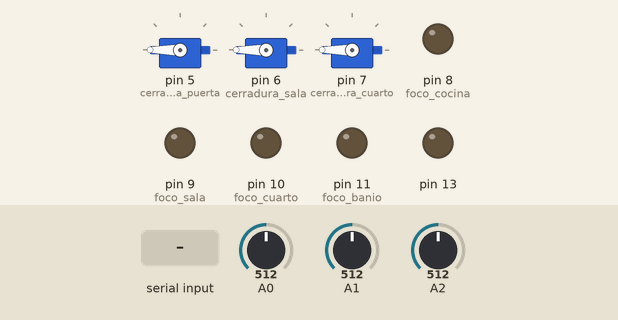
Bench run of a sketch on a simulated Arduino Uno, built with avr-gcc and run on an emulated ATmega328P. Parts: 3 × servo, output pins drawn as LEDs (lit = HIGH). Inputs (shaded band) come from the test bench; at power-on: A0 = 512, A1 = 512, A2 = 512.

Above: at 2.2 s.
2.3 s: "FC1" received over Serial
At 4.5 s:
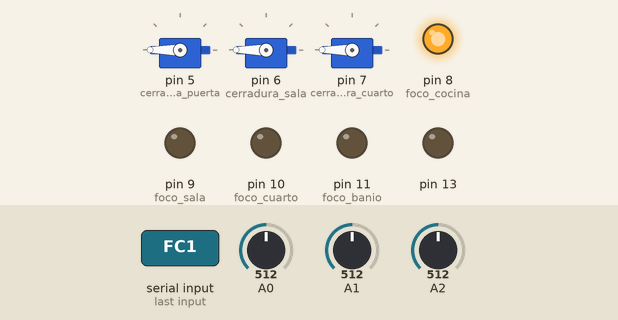
4.8 s: "FS1" received over Serial
At 6.9 s:
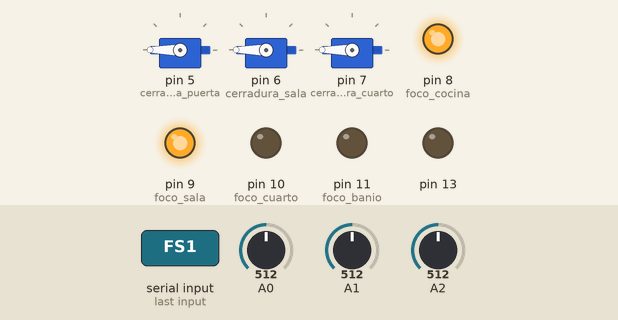
7.3 s: "FC0" received over Serial
At 9.1 s:
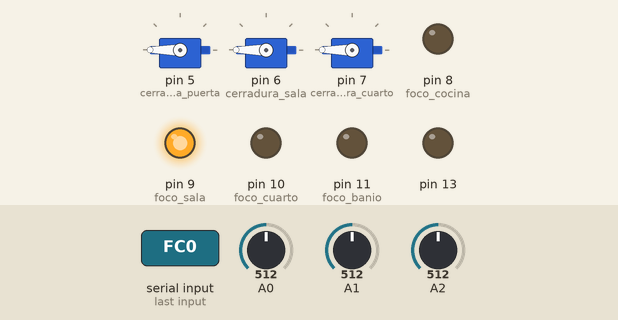
9.8 s: "FR1" received over Serial
At 11.3 s:
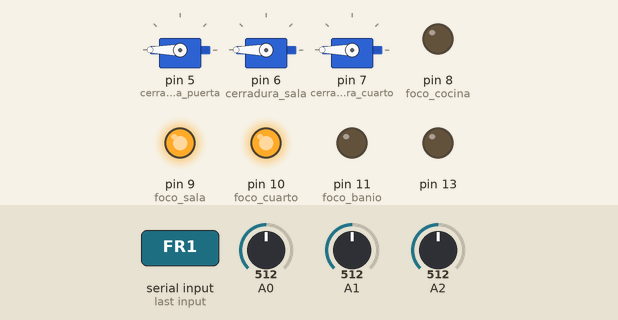
12.3 s: "FS0" received over Serial
At 14.5 s:
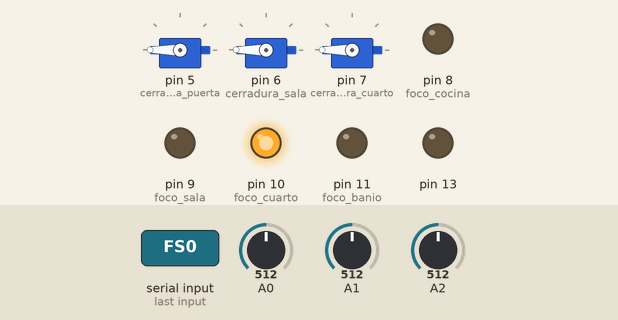
14.8 s: "FB1" received over Serial
At 16.9 s:
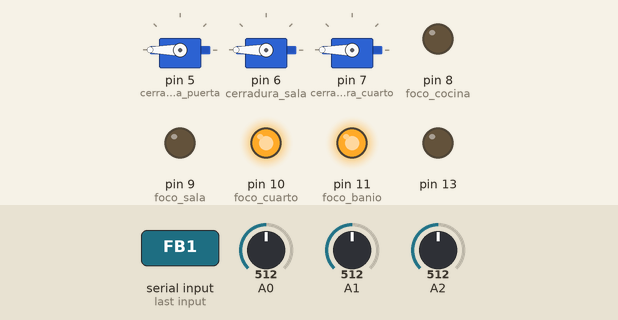
Timing chart, 0 to 18.3 s (numbered marks = the images above; inputs shaded):
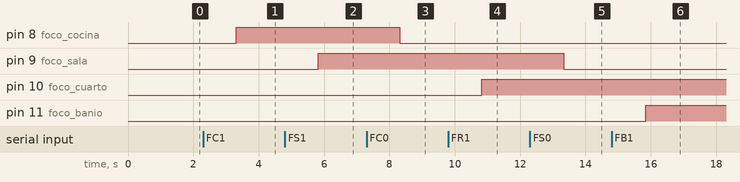

Measured:
- after the input at 2.3 s, pin 8 (foco_cocina): LOW → HIGH after 1.0 s
- after the input at 4.8 s, pin 9 (foco_sala): LOW → HIGH after 1.0 s
- after the input at 7.3 s, pin 8 (foco_cocina): HIGH → LOW after 1.0 s
- after the input at 9.8 s, pin 10 (foco_cuarto): LOW → HIGH after 1.0 s
- after the input at 12.3 s, pin 9 (foco_sala): HIGH → LOW after 1.0 s
- after the input at 14.8 s, pin 11 (foco_banio): LOW → HIGH after 1.0 s

The sketch:

Arduino_programa.ino
```cpp
#include <Servo.h>   //Librerias para los servomotores

//------------------------------------------
//----------Definir Pines-------------------

const int foco_cocina = 8;
const int foco_sala = 9;
const int foco_cuarto = 10;
const int foco_banio = 11;
const int cerradura_puerta = 5;
const int cerradura_sala = 6;
const int cerradura_cuarto = 7;
const int sirena_puerta = 2;
const int sirena_sala = 3;
const int sirena_cuarto = 4;
const int entrada_s_puerta = A0;
const int entrada_s_sala = A1;
const int entrada_s_cuarto = A2;


//--------Nombrar los servomotores--------------

Servo servo_puerta;
Servo servo_sala;
Servo servo_cuarto;


//-------------------------------------------
//-----------Funciones------------------------

//void checar_sirenas();

//-------------------------------------------

void setup() {
  pinMode(13, OUTPUT);
  Serial.begin(9600);//Baudios en la comunicaion serial
  //Colocar pines como salida para los focos
  pinMode(foco_cocina, OUTPUT);
  pinMode(foco_sala, OUTPUT);
  pinMode(foco_cuarto, OUTPUT);
  pinMode(foco_banio, OUTPUT);

  //Colocar los pines como conexiones a los servomotores
  servo_puerta.attach(cerradura_puerta);
  servo_sala.attach(cerradura_sala);
  servo_cuarto.attach(cerradura_cuarto);
  //Iniciar las cerraduras abiertas
  servo_puerta.write(180);
  servo_sala.write(180);
  servo_cuarto.write(180);
  delay(1000);

  //Las entradas analogicas no son necesarias en setup(),
  //las entradas de los sensores de mov. estan en A0,A1 y A2.
  //
  //Colocar pines como salida para activar las sirenas
  pinMode(sirena_puerta, INPUT);
  pinMode(sirena_sala, INPUT);
  pinMode(sirena_cuarto, INPUT);
}


//-----------------------------------------
//----------Iniciar varisbles------------

String recibido = "";
int lectura_analogica0,lectura_analogica1,lectura_analogica2;

//------------------------------------------
//----------Codigo principal----------------

void loop() {
  if(Serial.available()){
    recibido = Serial.readString(); //leer el primer dato enviado por la app
    delay(3);       //Delay para mantener la estabilidad
    if(recibido == "FC1") digitalWrite(foco_cocina, HIGH);
    else if(recibido == "FC0") digitalWrite(foco_cocina, LOW);
    else if(recibido== "FS1") digitalWrite(foco_sala, HIGH);
    else if(recibido == "FS0") digitalWrite(foco_sala, LOW);
    else if(recibido== "FR1") digitalWrite(foco_cuarto, HIGH);
    else if(recibido == "FR0") digitalWrite(foco_cuarto, LOW);
    else if(recibido== "FB1") digitalWrite(foco_banio, HIGH);
    else if(recibido == "FB0") digitalWrite(foco_banio, LOW);
    else if(recibido == "CP1") {servo_puerta.write(180); delay(1000);}
    else if(recibido == "CP0") {servo_puerta.write(0); delay(1000);}
    else if(recibido == "CS1") {servo_sala.write(180); delay(1000);}
    else if(recibido == "CS0") {servo_sala.write(0); delay(1000);}
    else if(recibido == "CC1") {servo_cuarto.write(180); delay(1000);}
    else if(recibido == "CC0") {servo_cuarto.write(0); delay(1000);}
    else if(recibido == "FB0") digitalWrite(foco_banio, LOW);
    else if(recibido == "FB0") digitalWrite(foco_banio, LOW);
    else if(recibido == "FB0") digitalWrite(foco_banio, LOW);
    else if(recibido == "SP1") digitalWrite(sirena_puerta, HIGH);
    else if(recibido == "SP0") digitalWrite(sirena_puerta, LOW);
    else if(recibido == "SS1") digitalWrite(sirena_sala, HIGH);
    else if(recibido == "SS0") digitalWrite(sirena_sala, LOW);
    else if(recibido == "SC1") digitalWrite(sirena_cuarto, HIGH);
    else if(recibido == "SC0") digitalWrite(sirena_cuarto, LOW);
    delay(1);
    recibido = "";
  }
  else{
  lectura_analogica0 = analogRead(A0);
  lectura_analogica1 = analogRead(A1);
  lectura_analogica2 = analogRead(A2);
  if(lectura_analogica0 >= 635) Serial.write('P');
  if(lectura_analogica1 >= 635) Serial.write('S');
  if(lectura_analogica2 >= 635) Serial.write('C');
  delay(100);
  }
}
```
